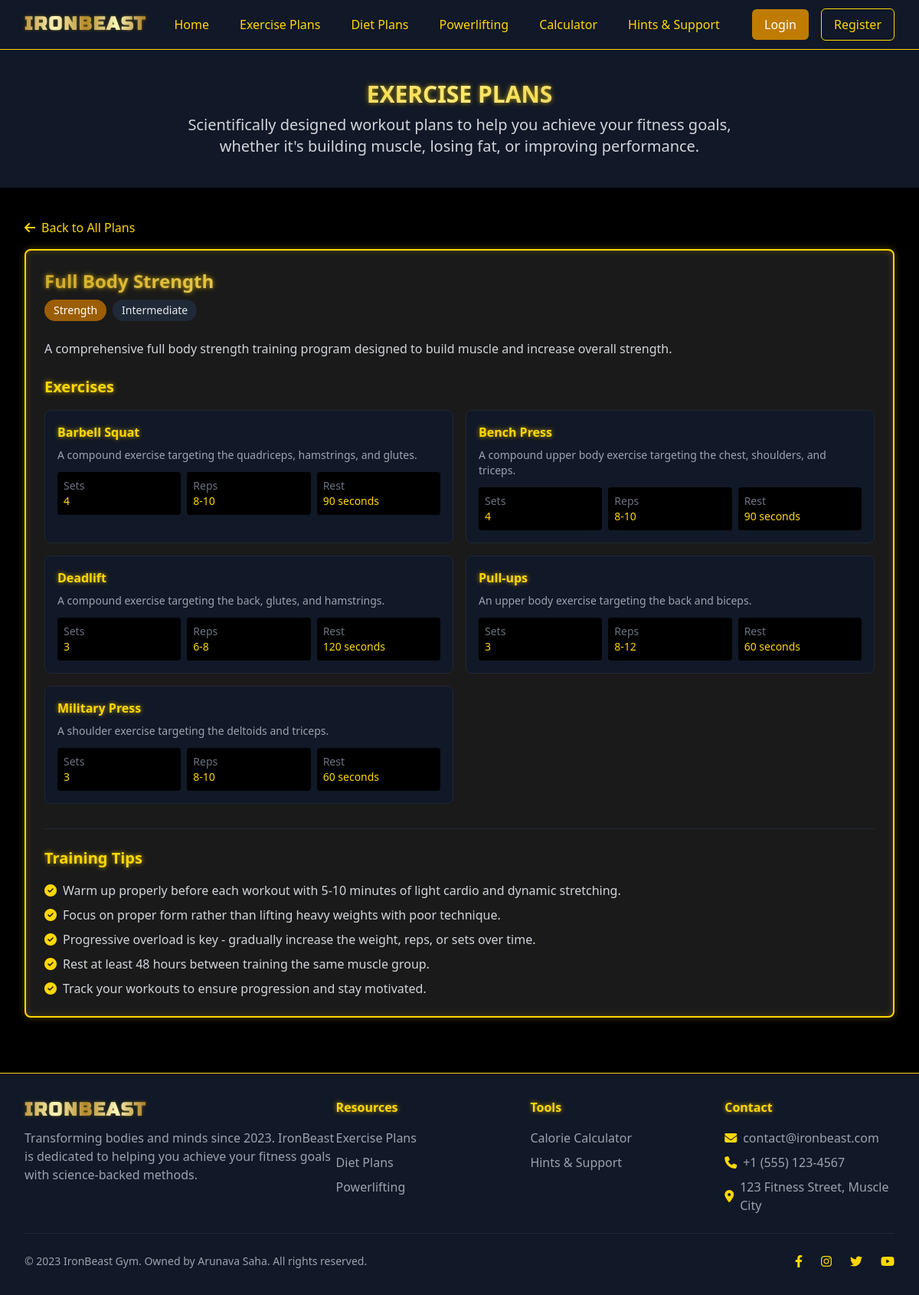
Screenshot of /exercise-plan/1 with the database file from the repository.
### models.py (models this page shows)
class ExercisePlan(db.Model):
    id = db.Column(db.Integer, primary_key=True)
    name = db.Column(db.String(100), nullable=False)
    category = db.Column(db.String(50), nullable=False)  # e.g., "strength", "cardio", "powerlifting"
    description = db.Column(db.Text, nullable=False)
    difficulty = db.Column(db.String(20), nullable=False)  # "beginner", "intermediate", "advanced"
    exercises = db.relationship('Exercise', backref='plan', lazy=True)

class Exercise(db.Model):
    id = db.Column(db.Integer, primary_key=True)
    name = db.Column(db.String(100), nullable=False)
    description = db.Column(db.Text, nullable=False)
    sets = db.Column(db.Integer)
    reps = db.Column(db.String(50))  # Can be "10-12" or just "10"
    rest = db.Column(db.String(20))  # Rest time, e.g., "60 seconds"
    plan_id = db.Column(db.Integer, db.ForeignKey('exercise_plan.id'), nullable=False)

### routes.py (the view)
@app.route('/exercise-plan/<int:plan_id>')
def exercise_plan_detail(plan_id):
    plan = ExercisePlan.query.get_or_404(plan_id)
    exercises = Exercise.query.filter_by(plan_id=plan_id).all()
    return render_template('exercise_plans.html', plan=plan, exercises=exercises, is_detail=True)

### templates/exercise_plans.html (shortened to what this page needs)
{% extends 'base.html' %}
{% block content %}
    <div class="bg-gray-900 py-10">
        <div class="max-w-7xl mx-auto px-4 sm:px-6 lg:px-8">
            <h1 class="text-3xl font-bold text-center golden-text mb-2">EXERCISE PLANS</h1>
            <p class="text-xl text-center text-gray-300 max-w-3xl mx-auto">
                Scientifically designed workout plans to help you achieve your fitness goals, whether it's building muscle, losing fat, or improving performance.
            </p>
        </div>
    </div>
    <div class="bg-black py-10">
        <div class="max-w-7xl mx-auto px-4 sm:px-6 lg:px-8">
            {% if is_detail is defined and is_detail %}
                <div class="mb-8">
                    <a href="{{ url_for('exercise_plans') }}" class="text-gold-500 hover:text-gold-400 flex items-center mb-4">
                        <i class="fas fa-arrow-left mr-2"></i> Back to All Plans
                    </a>
                    <div class="golden-card rounded-lg p-6">
                        <h2 class="text-2xl font-bold golden-text mb-2">{{ plan.name }}</h2>
                        <div class="flex flex-wrap items-center mb-4 text-sm">
                            <span class="bg-gold-800 text-white px-3 py-1 rounded-full mr-2 mb-2">{{ plan.category|capitalize }}</span>
                            <span class="bg-gray-800 text-gray-200 px-3 py-1 rounded-full mb-2">{{ plan.difficulty|capitalize }}</span>
                        </div>
                        <p class="text-gray-300 mb-6">{{ plan.description }}</p>
                        <h3 class="text-xl font-semibold golden-text mb-4">Exercises</h3>
                        <div class="grid grid-cols-1 md:grid-cols-2 gap-4">
                            {% for exercise in exercises %}
                                <div class="bg-gray-900 rounded-lg p-4 border border-gray-800">
                                    <h4 class="font-semibold golden-text mb-2">{{ exercise.name }}</h4>
                                    <p class="text-gray-400 text-sm mb-3">{{ exercise.description }}</p>
                                    <div class="grid grid-cols-3 gap-2 text-sm">
                                        <div class="bg-black p-2 rounded">
                                            <span class="text-gray-500">Sets</span>
                                            <p class="text-gold-500">{{ exercise.sets }}</p>
                                        </div>
                                        <div class="bg-black p-2 rounded">
                                            <span class="text-gray-500">Reps</span>
                                            <p class="text-gold-500">{{ exercise.reps }}</p>
                                        </div>
                                        <div class="bg-black p-2 rounded">
                                            <span class="text-gray-500">Rest</span>
                                            <p class="text-gold-500">{{ exercise.rest }}</p>
                                        </div>
                                    </div>
                                </div>
                            {% endfor %}
                        </div>
                        <div class="mt-8 pt-6 border-t border-gray-800">
                            <h3 class="text-xl font-semibold golden-text mb-4">Training Tips</h3>
                            <ul class="space-y-2 text-gray-300">
                                <li class="flex items-start">
                                    <i class="fas fa-check-circle text-gold-500 mt-1 mr-2"></i>
                                    <span>Warm up properly before each workout with 5-10 minutes of light cardio and dynamic stretching.</span>
                                </li>
                                <li class="flex items-start">
                                    <i class="fas fa-check-circle text-gold-500 mt-1 mr-2"></i>
                                    <span>Focus on proper form rather than lifting heavy weights with poor technique.</span>
                                </li>
                                <li class="flex items-start">
                                    <i class="fas fa-check-circle text-gold-500 mt-1 mr-2"></i>
                                    <span>Progressive overload is key - gradually increase the weight, reps, or sets over time.</span>
                                </li>
                                <li class="flex items-start">
                                    <i class="fas fa-check-circle text-gold-500 mt-1 mr-2"></i>
                                    <span>Rest at least 48 hours between training the same muscle group.</span>
                                </li>
                                <li class="flex items-start">
                                    <i class="fas fa-check-circle text-gold-500 mt-1 mr-2"></i>
                                    <span>Track your workouts to ensure progression and stay motivated.</span>
                                </li>
                            </ul>
                        </div>
                    </div>
                </div>
            {% endif %}
        </div>
    </div>
{% endblock %}

### templates/base.html (shortened to what this page needs)
<!DOCTYPE html>
<html lang="en">
<head>
    <script src="https://cdn.tailwindcss.com"></script>
    <link rel="stylesheet" href="https://cdnjs.cloudflare.com/ajax/libs/font-awesome/6.4.0/css/all.min.css">
    <link rel="stylesheet" href="{{ url_for('static', filename='css/custom.css') }}">
</head>
<body class="bg-black text-gray-200 min-h-screen flex flex-col">
    <nav class="bg-gray-900 border-b border-gold-500 shadow-lg">
        <div class="max-w-7xl mx-auto px-4 sm:px-6 lg:px-8">
            <div class="flex justify-between h-16">
                <div class="flex">
                    <div class="flex-shrink-0 flex items-center">
                        <a href="/" class="flex items-center">
                            <span class="logo-text golden-gradient text-xl md:text-2xl">IRON<span class="text-gold-500">BEAST</span></span>
                        </a>
                    </div>
                    <div class="hidden sm:ml-6 sm:flex sm:items-center sm:space-x-4">
                        <a href="/" class="px-3 py-2 rounded-md text-gold-500 hover:text-white hover:bg-gray-800 transition duration-150">Home</a>
                        <a href="{{ url_for('exercise_plans') }}" class="px-3 py-2 rounded-md text-gold-500 hover:text-white hover:bg-gray-800 transition duration-150">Exercise Plans</a>
                        <a href="{{ url_for('diet_plans') }}" class="px-3 py-2 rounded-md text-gold-500 hover:text-white hover:bg-gray-800 transition duration-150">Diet Plans</a>
                        <a href="{{ url_for('powerlifting') }}" class="px-3 py-2 rounded-md text-gold-500 hover:text-white hover:bg-gray-800 transition duration-150">Powerlifting</a>
                        <a href="{{ url_for('calculator') }}" class="px-3 py-2 rounded-md text-gold-500 hover:text-white hover:bg-gray-800 transition duration-150">Calculator</a>
                        <a href="{{ url_for('hints') }}" class="px-3 py-2 rounded-md text-gold-500 hover:text-white hover:bg-gray-800 transition duration-150">Hints & Support</a>
                    </div>
                </div>
                <div class="hidden sm:flex items-center space-x-4">
                    {% if current_user.is_authenticated %}
                        <div class="relative group">
                            <button class="flex items-center space-x-2 text-gold-500 hover:text-white focus:outline-none">
                                <span>{{ current_user.username }}</span>
                                <i class="fas fa-chevron-down text-xs"></i>
                            </button>
                            <div class="absolute right-0 mt-2 w-48 bg-gray-900 border border-gray-800 rounded-md shadow-lg py-1 z-50 hidden group-hover:block">
                                <a href="#" class="block px-4 py-2 text-sm text-gray-300 hover:bg-gray-800">Profile</a>
                                <a href="#" class="block px-4 py-2 text-sm text-gray-300 hover:bg-gray-800">My Workouts</a>
                                <a href="{{ url_for('logout') }}" class="block px-4 py-2 text-sm text-gray-300 hover:bg-gray-800">Logout</a>
                            </div>
                        </div>
                    {% else %}
                        <a href="{{ url_for('login') }}" class="px-4 py-2 rounded-md text-white bg-gold-700 hover:bg-gold-600 transition duration-150">Login</a>
                        <a href="{{ url_for('register') }}" class="px-4 py-2 rounded-md border border-gold-500 text-gold-500 hover:bg-gray-800 transition duration-150">Register</a>
                    {% endif %}
                </div>
            </div>
        </div>
    </nav>
    <main class="flex-grow">
        {% block content %}{% endblock %}
    </main>
    <footer class="bg-gray-900 border-t border-gold-500 py-8">
        <div class="max-w-7xl mx-auto px-4 sm:px-6 lg:px-8">
            <div class="md:flex md:justify-between">
                <div class="mb-6 md:mb-0">
                    <a href="/" class="flex items-center">
                        <span class="logo-text golden-gradient text-xl md:text-2xl">IRON<span class="text-gold-500">BEAST</span></span>
                    </a>
                    <p class="mt-2 text-gray-400 max-w-md">
                        Transforming bodies and minds since 2023. IronBeast is dedicated to helping you achieve your fitness goals with science-backed methods.
                    </p>
                </div>
                <div class="grid grid-cols-2 gap-8 sm:grid-cols-3">
                    <div>
                        <h3 class="text-gold-500 font-bold mb-4">Resources</h3>
                        <ul class="space-y-2">
                            <li>
                                <a href="{{ url_for('exercise_plans') }}" class="text-gray-400 hover:text-gold-500 transition duration-150">Exercise Plans</a>
                            </li>
                            <li>
                                <a href="{{ url_for('diet_plans') }}" class="text-gray-400 hover:text-gold-500 transition duration-150">Diet Plans</a>
                            </li>
                            <li>
                                <a href="{{ url_for('powerlifting') }}" class="text-gray-400 hover:text-gold-500 transition duration-150">Powerlifting</a>
                            </li>
                        </ul>
                    </div>
                    <div>
                        <h3 class="text-gold-500 font-bold mb-4">Tools</h3>
                        <ul class="space-y-2">
                            <li>
                                <a href="{{ url_for('calculator') }}" class="text-gray-400 hover:text-gold-500 transition duration-150">Calorie Calculator</a>
                            </li>
                            <li>
                                <a href="{{ url_for('hints') }}" class="text-gray-400 hover:text-gold-500 transition duration-150">Hints & Support</a>
                            </li>
                        </ul>
                    </div>
                    <div class="col-span-2 sm:col-span-1">
                        <h3 class="text-gold-500 font-bold mb-4">Contact</h3>
                        <ul class="space-y-2">
                            <li class="flex items-center">
                                <i class="fas fa-envelope mr-2 text-gold-500"></i>
                                <span class="text-gray-400">contact@ironbeast.com</span>
                            </li>
                            <li class="flex items-center">
                                <i class="fas fa-phone mr-2 text-gold-500"></i>
                                <span class="text-gray-400">+1 (555) 123-4567</span>
                            </li>
                            <li class="flex items-center">
                                <i class="fas fa-map-marker-alt mr-2 text-gold-500"></i>
                                <span class="text-gray-400">123 Fitness Street, Muscle City</span>
                            </li>
                        </ul>
                    </div>
                </div>
            </div>
            <hr class="my-6 border-gray-800">
            <div class="flex flex-col md:flex-row justify-between items-center">
                <p class="text-gray-400 text-sm">&copy; 2023 IronBeast Gym. Owned by Arunava Saha. All rights reserved.</p>
                <div class="flex mt-4 md:mt-0 space-x-6">
                    <a href="#" class="text-gold-500 hover:text-white">
                        <i class="fab fa-facebook-f"></i>
                    </a>
                    <a href="#" class="text-gold-500 hover:text-white">
                        <i class="fab fa-instagram"></i>
                    </a>
                    <a href="#" class="text-gold-500 hover:text-white">
                        <i class="fab fa-twitter"></i>
                    </a>
                    <a href="#" class="text-gold-500 hover:text-white">
                        <i class="fab fa-youtube"></i>
                    </a>
                </div>
            </div>
        </div>
    </footer>
</body>
</html>

### static/css/custom.css (style rules this page uses)
.golden-text { color: #FFD700; text-shadow: 0 0 5px rgba(255, 215, 0, 0.5), 0 0 10px rgba(255, 215, 0, 0.3); }
.golden-gradient { background: linear-gradient(to right, #BF953F, #FCF6BA, #B38728, #FBF5B7, #AA771C); -webkit-background-clip: text; -webkit-text-fill-color: transparent; filter: drop-shadow(0 0 2px rgba(255, 215, 0, 0.3)); }
.golden-card { background-color: #1a1a1a; border: 2px solid #FFD700; box-shadow: 0 0 10px rgba(255, 215, 0, 0.3), inset 0 0 10px rgba(255, 215, 0, 0.2); transition: all 0.3s ease; }
.shine-effect { background: linear-gradient(90deg, #BF953F, #FCF6BA, #B38728, #FBF5B7, #AA771C); background-size: 200% auto; -webkit-background-clip: text; -webkit-text-fill-color: transparent; animation: shine 3s linear infinite; }
.logo-text { font-family: 'Russo One', sans-serif, system-ui; font-weight: bold; text-transform: uppercase; letter-spacing: 2px; }

### rows the page displays
ExercisePlan: name "Full Body Strength", category "Strength", difficulty "Intermediate", description "A comprehensive full body strength training program designed to build muscle and increase overall strength."
Exercise: name "Barbell Squat", description "A compound exercise targeting the quadriceps, hamstrings, and glutes.", sets "4", reps "8-10", rest "90 seconds"
Exercise: name "Bench Press", description "A compound upper body exercise targeting the chest, shoulders, and triceps.", sets "4", reps "8-10", rest "90 seconds"
Exercise: name "Deadlift", description "A compound exercise targeting the back, glutes, and hamstrings.", sets "3", reps "6-8", rest "120 seconds"
Exercise: name "Pull-ups", description "An upper body exercise targeting the back and biceps.", sets "3", reps "8-12", rest "60 seconds"
Exercise: name "Military Press", description "A shoulder exercise targeting the deltoids and triceps.", sets "3", reps "8-10", rest "60 seconds"
